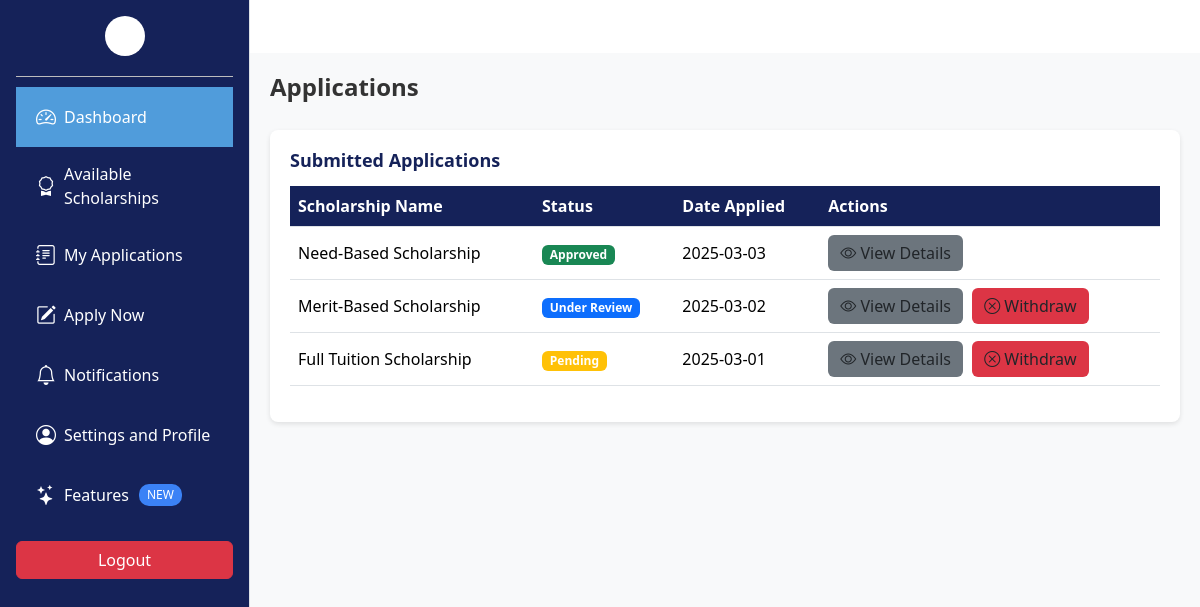
The app's page /Student/application.php (signed in) with its own data.
### tables this page shows
CREATE TABLE Applications (
    application_id INT PRIMARY KEY AUTO_INCREMENT,
    student_id INT NOT NULL,
    scholarship_id INT NOT NULL,
    submission_date TIMESTAMP DEFAULT CURRENT_TIMESTAMP,
    document_url VARCHAR(255) DEFAULT NULL,
    finantial_statement_url VARCHAR(255) DEFAULT NULL,
    recommendation_letter_url VARCHAR(255) DEFAULT NULL,
    status ENUM('Submitted', 'Pending', 'Under Review', 'Approved', 'Accepted', 'Rejected', 'Needs More Info') DEFAULT 'Submitted',
    FOREIGN KEY (student_id) REFERENCES Students(student_id) ON DELETE CASCADE,
    FOREIGN KEY (scholarship_id) REFERENCES Scholarships(scholarship_id) ON DELETE CASCADE
);

CREATE TABLE Scholarships (
    scholarship_id INT PRIMARY KEY AUTO_INCREMENT,
    name VARCHAR(255) NOT NULL,
    amount DECIMAL(10,2) NOT NULL CHECK (amount > 0),
    gpa DECIMAL(3,1) DEFAULT NULL,
    other_criteria VARCHAR(255) DEFAULT NULL,
    application_start DATE DEFAULT NULL,
    application_end DATE NOT NULL,
    status ENUM('Open', 'Closed', 'Awarded') DEFAULT 'Open',
    created_at TIMESTAMP DEFAULT CURRENT_TIMESTAMP
);

### Student/application.php (the view, shortened to what this page needs)
<?php
include "../Database/db.php";
$user_id = $_SESSION['user_id'];
$conn = new mysqli($servername, $username, $password, $dbname, $port);
$studentQuery = "SELECT student_id FROM Students WHERE user_id = ?";
$stmt = $conn->prepare($studentQuery);
$stmt->bind_param("i", $user_id);
$stmt->execute();
$result = $stmt->get_result();
$student_id = $result->fetch_assoc()['student_id'];
$applicationsQuery = "
    SELECT a.application_id, s.name AS scholarship_name, a.status, DATE(a.submission_date) AS date_applied
    FROM Applications a
    JOIN Scholarships s ON a.scholarship_id = s.scholarship_id
    WHERE a.student_id = ? AND a.status != 'Draft'
    ORDER BY a.submission_date DESC
";
$stmt = $conn->prepare($applicationsQuery);
$stmt->bind_param("i", $student_id);
$stmt->execute();
$applicationsResult = $stmt->get_result();
?>
<!DOCTYPE html>
<html lang="en">
<head>
  <link href="https://cdn.jsdelivr.net/npm/bootstrap@5.3.3/dist/css/bootstrap.min.css" rel="stylesheet"/>
  <link href="https://cdn.jsdelivr.net/npm/bootstrap-icons@1.10.5/font/bootstrap-icons.css" rel="stylesheet"/>
</head>
<body>
<?php include 'sidebar.php'; ?>
<div class="main-content">
  <div class="page-header">
    <h1>Applications</h1>
  </div>
  <div class="table-section">
    <h3>Submitted Applications</h3>
    <table class="table table-hover">
      <thead>
        <tr>
          <th>Scholarship Name</th>
          <th>Status</th>
          <th>Date Applied</th>
          <th>Actions</th>
        </tr>
      </thead>
      <tbody>
        <?php if ($applicationsResult->num_rows > 0): ?>
          <?php while ($row = $applicationsResult->fetch_assoc()): ?>
            <tr>
              <td><?= htmlspecialchars($row['scholarship_name']) ?></td>
              <td>
                <?php
                  $statusClass = [
                    "Pending" => "bg-warning",
                    "Under Review" => "bg-primary",
                    "Approved" => "bg-success",
                    "Rejected" => "bg-danger"
                  ][$row['status']] ?? "bg-secondary";
                ?>
                <span class="badge <?= $statusClass ?>"><?= htmlspecialchars($row['status']) ?></span>
              </td>
              <td><?= htmlspecialchars($row['date_applied']) ?></td>
              <td>
                <a href="view_application.php?id=<?= $row['application_id'] ?>" class="btn btn-view"><i class="bi bi-eye"></i> View Details</a>
                <?php if ($row['status'] == "Pending" || $row['status'] == "Under Review"): ?>
                  <a href="withdraw_application.php?id=<?= $row['application_id'] ?>" class="btn btn-withdraw"><i class="bi bi-x-circle"></i> Withdraw</a>
                <?php endif; ?>
              </td>
            </tr>
          <?php endwhile; ?>
        <?php else: ?>
          <tr>
            <td colspan="4" class="text-center">No submitted applications found.</td>
          </tr>
        <?php endif; ?>
      </tbody>
    </table>
  </div>
</div>
</body>
</html>

### Student/application.php (style rules this page uses)
.main-content { background-color: #f8f9fa; min-height: 100vh; }
.page-header { display: flex; justify-content: space-between; align-items: center; margin-bottom: 20px; }
.page-header h1 { font-size: 24px; font-weight: 600; color: #333; }
.table-section { background: #fff; border-radius: 8px; padding: 20px; box-shadow: 0 2px 5px rgba(0,0,0,.1); margin-bottom: 20px; }
.table-section h3 { font-size: 18px; font-weight: 600; color: #152259; margin-bottom: 15px; }
.table th { background: #152259; color: #fff; }
.table td { vertical-align: middle; }
.table .badge { font-size: 12px; }
.btn-view { background: #6c757d; border: none; margin-right: 5px; }
.btn-withdraw { background: #dc3545; border: none; }

### Student/sidebar.php (style rules this page uses)
.main-content { margin-left: 250px; padding: 20px; }

### records on screen
applications: scholarship.name "Need-Based Scholarship", status "Approved", date_applied "2025-03-03"
applications: scholarship.name "Merit-Based Scholarship", status "Under Review", date_applied "2025-03-02"
applications: scholarship.name "Full Tuition Scholarship", status "Pending", date_applied "2025-03-01"
